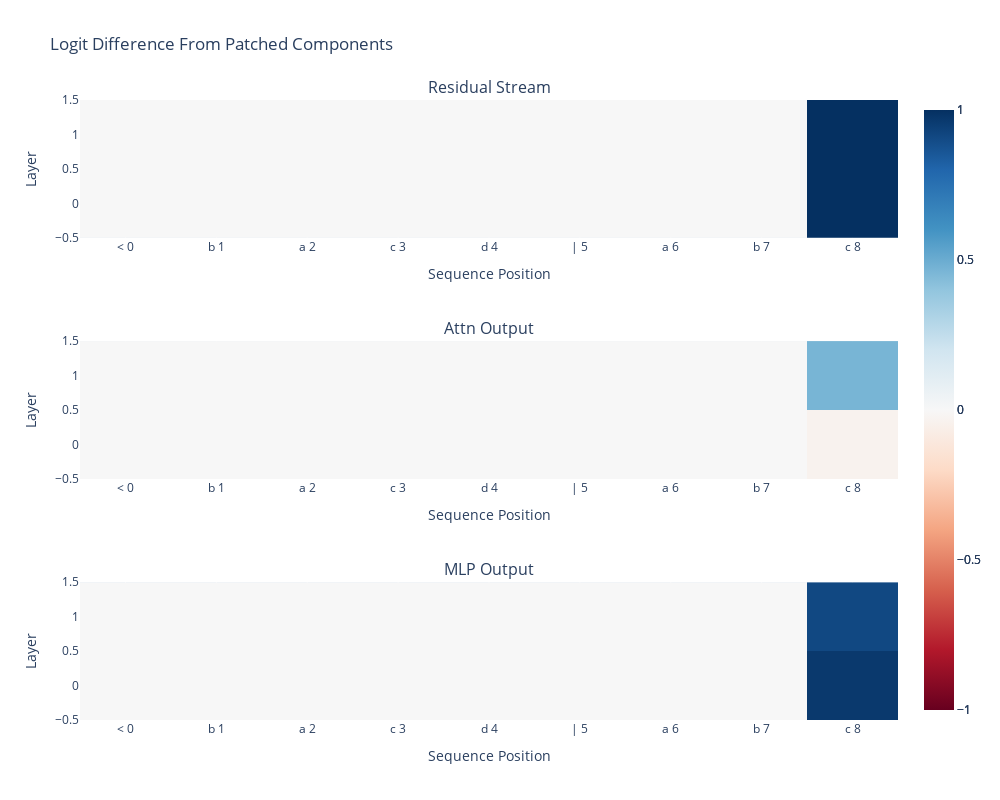

The cell this chart's notebook holds for it:
### Code cell
act_patch_block_every = transformer_lens.patching.get_act_patch_block_every(
    model,
    incorrect_string_tokens,
    correct_cache,
    ioi_metric,
)

import plotly.express as px
import plotly.graph_objects as go
from plotly.subplots import make_subplots

# Create subplots
fig = make_subplots(rows=3, cols=1, subplot_titles=["Residual Stream", "Attn Output", "MLP Output"])

# Add heatmaps for each component
for i in range(3):
    fig.add_trace(
        go.Heatmap(
            z=act_patch_block_every[i].cpu().numpy(),
            x=labels,
            colorscale="RdBu",
            zmid=0,
            zmin=-1,
            zmax=1,
        ),
        row=i + 1,
        col=1,
    )

# Update layout
fig.update_layout(
    title="Logit Difference From Patched Components",
    height=800,
    width=1000,
)

# Update axes
for i in range(3):
    fig.update_xaxes(title_text="Sequence Position", row=i + 1, col=1)
    fig.update_yaxes(title_text="Layer", row=i + 1, col=1)

# Update colorbar
fig.update_layout(coloraxis_colorbar=dict(title="Logit Difference"))

fig.show()

### Figure 1 — Plotly figure (JSON) as saved in the notebook; plotly's stock layout.template omitted (floating-point values rounded to 4 significant figures)
{"data": [{"colorscale": [[0, "rgb(103,0,31)"], [0.1, "rgb(178,24,43)"], [0.2, "rgb(214,96,77)"], [0.3, "rgb(244,165,130)"], [0.4, "rgb(253,219,199)"], [0.5, "rgb(247,247,247)"], [0.6, "rgb(209,229,240)"], [0.7, "rgb(146,197,222)"], [0.8, "rgb(67,147,195)"], [0.9, "rgb(33,102,172)"], [1, "rgb(5,48,97)"]], "type": "heatmap", "x": ["< 0", "b 1", "a 2", "c 3", "d 4", "| 5", "a 6", "b 7", "c 8"], "xaxis": "x", "yaxis": "y", "z": [[0, 0, 0, 0, 0, 0, 0, 0, 1], [0, 0, 0, 0, 0, 0, 0, 0, 1]], "zmax": 1, "zmid": 0, "zmin": -1}, {"colorscale": [[0, "rgb(103,0,31)"], [0.1, "rgb(178,24,43)"], [0.2, "rgb(214,96,77)"], [0.3, "rgb(244,165,130)"], [0.4, "rgb(253,219,199)"], [0.5, "rgb(247,247,247)"], [0.6, "rgb(209,229,240)"], [0.7, "rgb(146,197,222)"], [0.8, "rgb(67,147,195)"], [0.9, "rgb(33,102,172)"], [1, "rgb(5,48,97)"]], "type": "heatmap", "x": ["< 0", "b 1", "a 2", "c 3", "d 4", "| 5", "a 6", "b 7", "c 8"], "xaxis": "x2", "yaxis": "y2", "z": [[0, 0, 0, 0, 0, 0, 0, 0, -0.03917], [0, 0, 0, 0, 0, 0, 0, 0, 0.4649]], "zmax": 1, "zmid": 0, "zmin": -1}, {"colorscale": [[0, "rgb(103,0,31)"], [0.1, "rgb(178,24,43)"], [0.2, "rgb(214,96,77)"], [0.3, "rgb(244,165,130)"], [0.4, "rgb(253,219,199)"], [0.5, "rgb(247,247,247)"], [0.6, "rgb(209,229,240)"], [0.7, "rgb(146,197,222)"], [0.8, "rgb(67,147,195)"], [0.9, "rgb(33,102,172)"], [1, "rgb(5,48,97)"]], "type": "heatmap", "x": ["< 0", "b 1", "a 2", "c 3", "d 4", "| 5", "a 6", "b 7", "c 8"], "xaxis": "x3", "yaxis": "y3", "z": [[0, 0, 0, 0, 0, 0, 0, 0, 0.9667], [0, 0, 0, 0, 0, 0, 0, 0, 0.9126]], "zmax": 1, "zmid": 0, "zmin": -1}], "layout": {"annotations": [{"font": {"size": 16}, "showarrow": false, "text": "Residual Stream", "x": 0.5, "xanchor": "center", "xref": "paper", "y": 1, "yanchor": "bottom", "yref": "paper"}, {"font": {"size": 16}, "showarrow": false, "text": "Attn Output", "x": 0.5, "xanchor": "center", "xref": "paper", "y": 0.6111, "yanchor": "bottom", "yref": "paper"}, {"font": {"size": 16}, "showarrow": false, "text": "MLP Output", "x": 0.5, "xanchor": "center", "xref": "paper", "y": 0.2222, "yanchor": "bottom", "yref": "paper"}], "coloraxis": {"colorbar": {"title": {"text": "Logit Difference"}}}, "height": 800, "title": {"text": "Logit Difference From Patched Components"}, "width": 1000, "xaxis": {"anchor": "y", "domain": [0, 1], "title": {"text": "Sequence Position"}}, "xaxis2": {"anchor": "y2", "domain": [0, 1], "title": {"text": "Sequence Position"}}, "xaxis3": {"anchor": "y3", "domain": [0, 1], "title": {"text": "Sequence Position"}}, "yaxis": {"anchor": "x", "domain": [0.7778, 1], "title": {"text": "Layer"}}, "yaxis2": {"anchor": "x2", "domain": [0.3889, 0.6111], "title": {"text": "Layer"}}, "yaxis3": {"anchor": "x3", "domain": [0, 0.2222], "title": {"text": "Layer"}}}}
